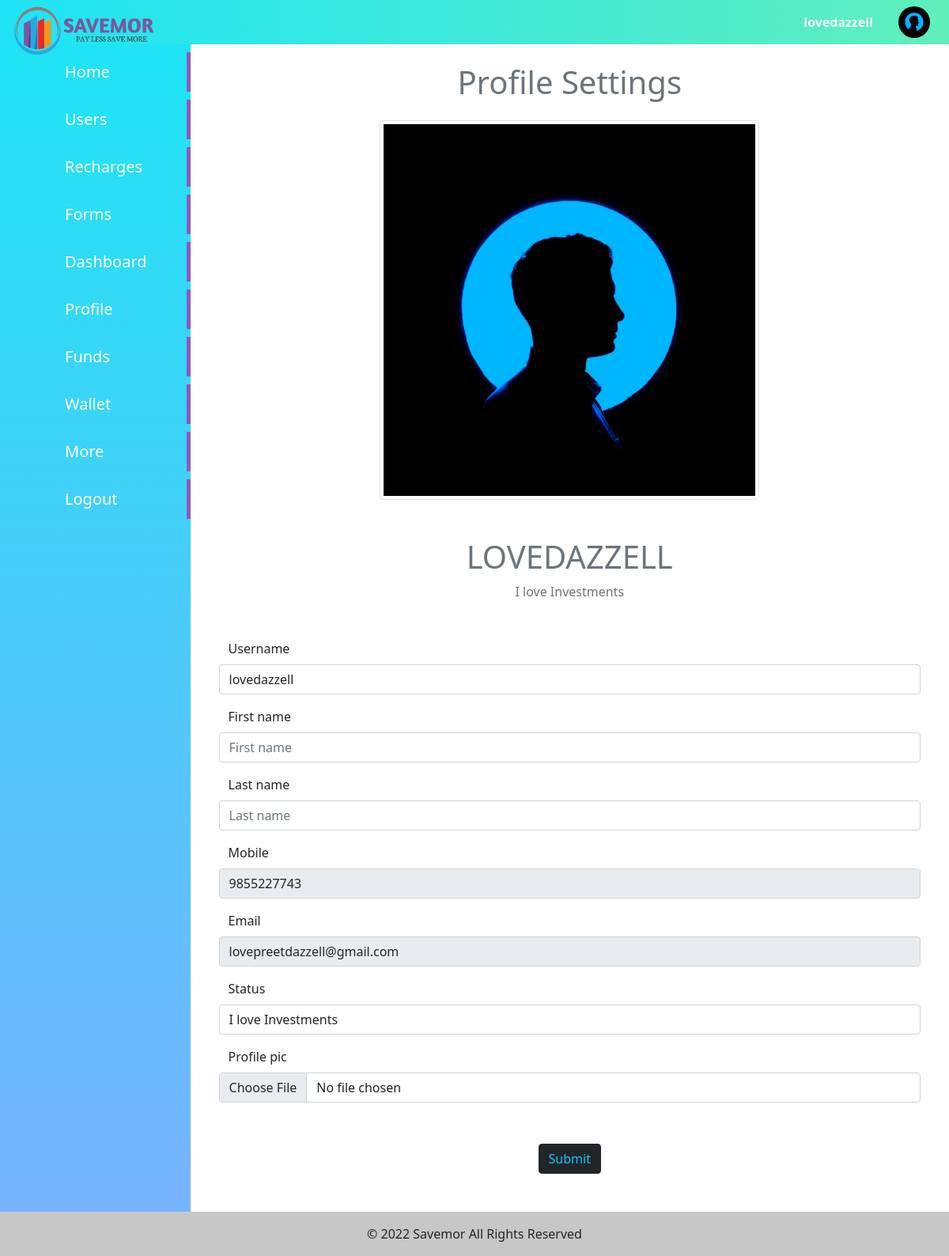
The page /cst/editprofile/ (signed in) on the database its author committed.
### authentication/models.py (models this page shows)
class User(AbstractUser):
    username = models.CharField(max_length=50,blank = True, null = True)
    mobile = models.IntegerField(null=True,blank=True)
    status = models.CharField(max_length=100,default='I love Investments')
    profile_pic = models.ImageField(default='profile/profile.png',upload_to = 'profile')
    email = models.EmailField(unique=True)
    wallet = models.FloatField(default=0)
    kyc_status = models.BooleanField(default=False)
    kyc_pending = models.BooleanField(default=False)
    terms = models.BooleanField(default=False)
    distibutor_status = models.BooleanField(default=False)
    pin = models.IntegerField(null=True, blank= True)
    certificate_status = models.CharField(max_length=80,default='Regular')
    withdraw_amount = models.IntegerField(null=True)
    withdraw_status = models.BooleanField(default=False)
    Premium_user = models.BooleanField(default=False)
    premium_Created = models.DateField(null = True)
    refer_by = models.CharField(null=True,blank=True,max_length=70)
    USERNAME_FIELD = 'email'
    objects = UserManager()
    REQUIRED_FIELDS = []

### cust/views.py (the view)
# urls.py: path('editprofile/',views.editprofile,name = 'editprofile'),
def editprofile(request):
    if request.method == 'POST':
        form = UserEditform( request.POST ,request.FILES ,instance=request.user )
        if form.is_valid():
            form.save()
    else:
        form = UserEditform(instance=request.user)
    context = {'form':form }
    return render(request,'cust/editprofile.html',context)

### cust/forms.py
class UserEditform(forms.ModelForm):
    password = None
    username = forms.CharField(label_suffix="" ,widget=forms.TextInput(attrs={'class':'form-control','placeholder':'Username'}))
    first_name = forms.CharField(label_suffix="",required=False,widget=forms.TextInput(attrs={'class':'form-control','placeholder':'First name'}))
    last_name = forms.CharField(label_suffix="", required=False,widget=forms.TextInput(attrs={'class':'form-control','placeholder':'Last name'}))
    email = forms.EmailField(label_suffix="", disabled=True ,widget=forms.EmailInput(attrs={'class':'form-control','placeholder':'name@example.com'}))
    mobile = forms.IntegerField(label_suffix="", disabled=True,widget=forms.NumberInput(attrs={'class':'form-control'}))
    status =  forms.CharField(label_suffix="" ,widget=forms.TextInput(attrs={'class':'form-control','placeholder':'Status'}))
    profile_pic = forms.ImageField(label_suffix="" ,widget=forms.FileInput(attrs={'class':'form-control w-100'}))
    class Meta:
        model =User
        fields = ['username','first_name','last_name','mobile','email','status','profile_pic']

### cust/templates/cust/editprofile.html (shortened to what this page needs)
{% extends "cust/base.html" %}
{% load static %}
{% block content %}
<h1 class="text-center m-4 text-muted" >Profile Settings</h1>
<div class="edit-grid mb-5">
  <img src="{{request.user.profile_pic.url}}" class="profile-img w-50 img-thumbnail rounded " alt="...">
</div>
<div >
  <h1 class="text-center text-muted"  >{{request.user.username|upper}}</h1>
  <p  class="text-center text-muted" >{{request.user.status}} </p>
 </div>
<div class="m-5">
  <form action="" method="POST" enctype="multipart/form-data">
  {% for field in  form %} {%csrf_token %}
  <div class="mb-3 row">
    <div class="form-label"> {{field.label_tag}}</div>
     {{field}}
    </div>
    {% endfor %}
  </div>
<div class="d-flex justify-content-center">
  <input type="submit" class=" my-1 text-info btn  btn-dark mb-5 "  value="Submit">
  </div>
</div>
{% endblock content %}

### cust/templates/cust/base.html (shortened to what this page needs)
<!DOCTYPE html>
{% load static %}
<html lang="en">
  <head>
  {% block css %}
  <link rel="stylesheet" href="{% static 'cust/css/bootstrap.css' %}" />
  <link rel="stylesheet" href="{% static 'cust/css/style.css' %}" />
  {% endblock css %}
  </head>
  <body>
    <header>
      <nav class="top bg-theme">
        <ul class="nav p-2">
          <li class="nav-item  h-100">
            <h4 class="my-auto" >
              <img src="{% static 'cust/images/savemor_logo1.png' %}" class="mx-2 logo-full"  style="width: 180px; position:absolute; " alt="">
            </h4>
          </li>
        </ul>
        <ul class="nav p-2">
          <li class="d-flex align-items-center ">
            <a class="nav-link  text-light  " href="{% url 'editprofile' %}"><b class="text-light" >{{request.user.username}}</b></a>
          </li>
          <li class="d-flex align-items-center ">
            <a href="{% url 'editprofile' %}"><img src="{{request.user.profile_pic.url}}" style="width: 40px;height: 40px; border-radius: 50%;" class="mx-3" alt="" >
            </a>
          </li>
        </ul>
      </nav>
    </header>
    <div class="content">
      <div class="content1 bg-panel">
        <div class="leftbar">
          <ul>
            {% if request.user.is_superuser == True %}
            <li class="">
             <a href="{% url  'admindisplay'%}">Home</a>
           </li>
           <li class="">
             <a href="{% url  'allusers'%}">Users</a>
           </li>
           <li class="">
            <a href="{% url 'recharge_admin'   %}">Recharges</a>
          </li>
           <li class="">
             <a href="{% url  'allforms'%}">Forms</a>
           </li>
            {% endif %}
             <li class="">
               <a href="{% url  'profile'%}">Dashboard</a>
             </li>
             <li><a href="{% url  'editprofile'%}">Profile</a></li>
             <li><a href="{% url  'userfdform'%}">Funds</a></li>
             <li><a href="{% url  'wallet'%}">Wallet</a></li>
             <li><a href="{% url  'setting'%}">More</a></li>
             <li><a href="{% url 'userlogout' %}">Logout</a></li>
        </ul>
        </div>
      </div>
      <div class="content2">
{% block content %}
{% endblock content %}
</div>
<footer style="background-color: rgb(248, 248, 248);" class=" text-center   text-lg-start">
  <div class="text-center p-3" style="background-color: rgba(0, 0, 0, 0.2);">
    © 2022 Savemor
    <a class="text-dark text-decoration-none " href=""> All Rights Reserved </a>
  </div>
</footer>
  </body>
</html>

### cust/static/cust/css/style.css (style rules this page uses)
* { margin: 0; padding:0; }
.top { display:flex; justify-content :space-between; }
.bg-theme { background:linear-gradient(to right,#1fe4f5,#60efbc) ; }
.bg-panel { background:linear-gradient(to bottom,#1fe4f5,#76b2fe) ; }
.leftbar { height: auto; display: flex; justify-content: center; }
.leftbar ul li { list-style-type: none; border-right: 5px solid #8d59c2; margin-top: 10px; padding: 10px 50px; transition: 0.5s; }
.leftbar ul li a { text-decoration: none; font-size: 20px; font-weight: 500; color:rgb(255, 255, 255); }
.content { display: grid; grid-template-columns: 0.2fr 1fr; }
.logo-full { display: block; }
.edit-grid { display: flex; justify-content: center; }

### rows shown on the page
User: user.username "lovedazzell", user.profile_pic (picture), user.username "LOVEDAZZELL", user.status "I love Investments", form "lovedazzell" "9855227743" "lovepreetdazzell@gmail.com" "I love Investments"

### other values the page prints
{{ field.label_tag }} "Username" "First name" "Last name" "Mobile" "Email" "Status" "Profile pic"
